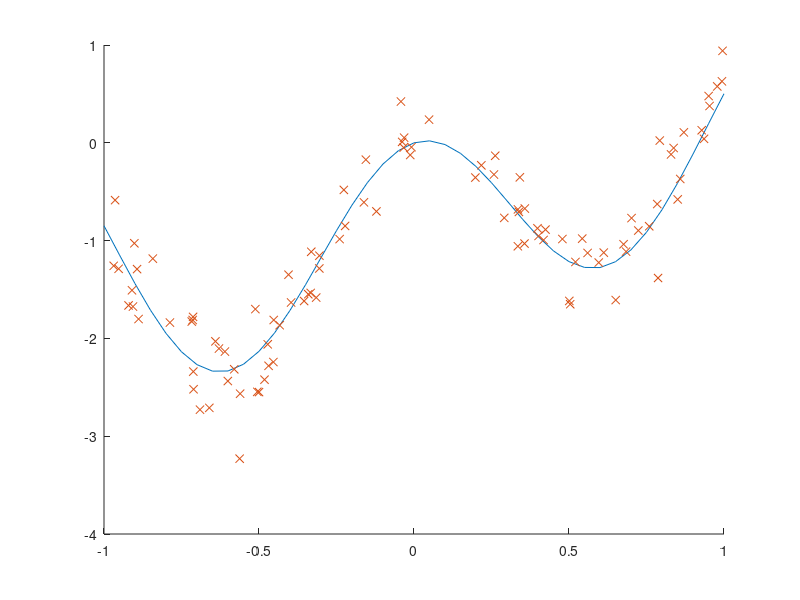

The MATLAB script that drew this image:
clear all
close all

%%
nsamp = 100;

a = -1;
b = 1;
rx = a + (b-a).*rand(nsamp,1);
ry = -0.5*rx.^3+1*cos(rx*5)+exp(rx)-2 + 0.2*(abs(rx)+1).*randn(nsamp,1);

x2 = -1:0.05:1;
y2 = -0.5*x2.^3+1*cos(x2*5)+exp(x2)-2;

figure; hold on;
plot (x2, y2 );
plot (rx, ry, 'x' );